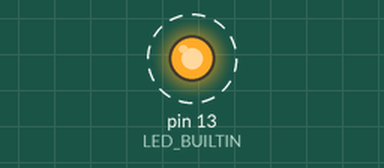
The sketch below on a simulated Arduino Uno, built with avr-gcc and run on an emulated ATmega328P. On the bench: output pins drawn as LEDs (lit = HIGH). Dashed ring = blinking. What the sketch prints to the serial monitor is not drawn.

Above: at 1.2 s.
Timing chart, 0 to 4.0 s (numbered marks = the images above):
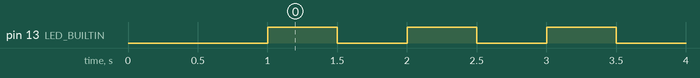

Measured:
- by itself, pin 13 (LED_BUILTIN): alternates HIGH for 0.50 s and LOW for 0.50 s

The sketch:

hello-r4.ino
```cpp
void setup() {
  // Inisialisasi LED bawaan
  pinMode(LED_BUILTIN, OUTPUT);

  // Memulai komunikasi serial dengan kecepatan tinggi
  // R4 bisa menangani komunikasi data yang sangat cepat!
  Serial.begin(115200);

  // Tunggu sebentar agar Serial Monitor siap
  delay(1000);
  Serial.println("Halo dari Arduino Uno R4 WiFi!");
  Serial.println("Mesin siap dijalankan!");
}

void loop() {
  digitalWrite(LED_BUILTIN, HIGH);  // Nyalakan LED
  Serial.println("LED Menyala");
  delay(500);

  digitalWrite(LED_BUILTIN, LOW);   // Matikan LED
  Serial.println("LED Mati");
  delay(500);
}
```
